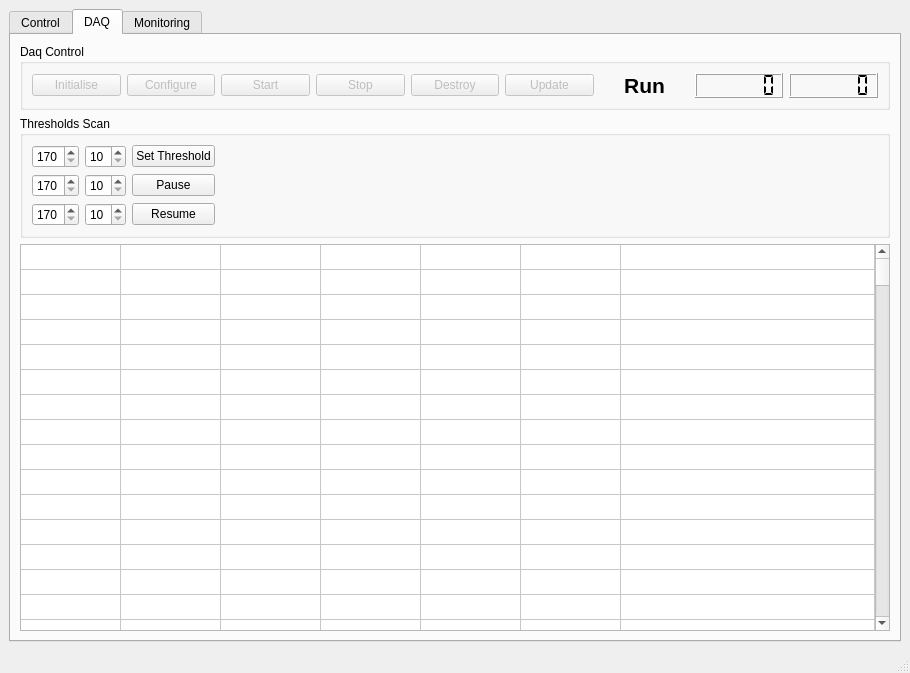
<?xml version="1.0" encoding="UTF-8"?>
<ui version="4.0">
 <class>MainWindow</class>
 <widget class="QMainWindow" name="MainWindow">
  <property name="geometry">
   <rect>
    <x>0</x>
    <y>0</y>
    <width>910</width>
    <height>673</height>
   </rect>
  </property>
  <property name="windowTitle">
   <string>Et un m3 , un !</string>
  </property>
  <widget class="QWidget" name="centralwidget">
   <layout class="QHBoxLayout" name="horizontalLayout">
    <item>
     <widget class="QTabWidget" name="tabWidget">
      <property name="currentIndex">
       <number>1</number>
      </property>
      <widget class="QWidget" name="Control">
       <attribute name="title">
        <string>Control</string>
       </attribute>
       <layout class="QGridLayout" name="gridLayout_3">
        <item row="0" column="0">
         <widget class="QGroupBox" name="groupBox">
          <property name="title">
           <string>DAQ configuration</string>
          </property>
          <layout class="QGridLayout" name="gridLayout_2">
           <item row="0" column="0" colspan="5">
            <spacer name="horizontalSpacer">
             <property name="orientation">
              <enum>Qt::Horizontal</enum>
             </property>
             <property name="sizeHint" stdset="0">
              <size>
               <width>713</width>
               <height>20</height>
              </size>
             </property>
            </spacer>
           </item>
           <item row="0" column="5" colspan="2">
            <widget class="QPushButton" name="pbQuit">
             <property name="text">
              <string>Quit</string>
             </property>
            </widget>
           </item>
           <item row="1" column="0">
            <widget class="QLineEdit" name="LEconfig">
             <property name="minimumSize">
              <size>
               <width>231</width>
               <height>0</height>
              </size>
             </property>
             <property name="text">
              <string>config_box</string>
             </property>
            </widget>
           </item>
           <item row="1" column="1">
            <widget class="QPushButton" name="PBCreateDaq">
             <property name="text">
              <string>Create DAQ</string>
             </property>
            </widget>
           </item>
           <item row="1" column="2">
            <widget class="QPushButton" name="PBDiscoverDNS">
             <property name="enabled">
              <bool>false</bool>
             </property>
             <property name="text">
              <string>ScanDNS</string>
             </property>
            </widget>
           </item>
           <item row="1" column="3">
            <widget class="QPushButton" name="PBDownloadDB">
             <property name="enabled">
              <bool>false</bool>
             </property>
             <property name="text">
              <string>Download DB</string>
             </property>
            </widget>
           </item>
           <item row="1" column="4" colspan="2">
            <widget class="QPushButton" name="PBInitialiseWriter">
             <property name="enabled">
              <bool>false</bool>
             </property>
             <property name="text">
              <string>Init Writing</string>
             </property>
            </widget>
           </item>
           <item row="1" column="6">
            <widget class="QPushButton" name="PBDiscover">
             <property name="enabled">
              <bool>false</bool>
             </property>
             <property name="text">
              <string>All in One</string>
             </property>
            </widget>
           </item>
          </layout>
         </widget>
        </item>
        <item row="1" column="0">
         <widget class="QGroupBox" name="groupBox_2">
          <property name="title">
           <string>Hosts managment</string>
          </property>
          <layout class="QHBoxLayout" name="horizontalLayout_5">
           <item>
            <widget class="QPushButton" name="PBRestartHost">
             <property name="text">
              <string>Restart Host</string>
             </property>
            </widget>
           </item>
           <item>
            <widget class="QPushButton" name="PBStartHost">
             <property name="text">
              <string>Start Host</string>
             </property>
            </widget>
           </item>
           <item>
            <widget class="QPushButton" name="PBStopHost">
             <property name="text">
              <string>Stop Host</string>
             </property>
            </widget>
           </item>
           <item>
            <widget class="QPushButton" name="PBStartRPI">
             <property name="text">
              <string>Start RPI</string>
             </property>
            </widget>
           </item>
           <item>
            <widget class="QPushButton" name="PBStopRPI">
             <property name="text">
              <string>Stop RPI</string>
             </property>
            </widget>
           </item>
           <item>
            <widget class="QPushButton" name="PBSynchronizeRPI">
             <property name="text">
              <string>Synchronize RPI</string>
             </property>
            </widget>
           </item>
          </layout>
         </widget>
        </item>
        <item row="2" column="0">
         <widget class="QGroupBox" name="groupBox_3">
          <property name="title">
           <string>LV Control</string>
          </property>
          <layout class="QHBoxLayout" name="horizontalLayout_3">
           <item>
            <widget class="QPushButton" name="PBLVOn">
             <property name="text">
              <string>LV On</string>
             </property>
            </widget>
           </item>
           <item>
            <spacer name="horizontalSpacer_5">
             <property name="orientation">
              <enum>Qt::Horizontal</enum>
             </property>
             <property name="sizeHint" stdset="0">
              <size>
               <width>291</width>
               <height>20</height>
              </size>
             </property>
            </spacer>
           </item>
           <item>
            <widget class="QPushButton" name="PBLVOff">
             <property name="text">
              <string>LV Off</string>
             </property>
            </widget>
           </item>
           <item>
            <spacer name="horizontalSpacer_6">
             <property name="orientation">
              <enum>Qt::Horizontal</enum>
             </property>
             <property name="sizeHint" stdset="0">
              <size>
               <width>290</width>
               <height>20</height>
              </size>
             </property>
            </spacer>
           </item>
          </layout>
         </widget>
        </item>
        <item row="3" column="0">
         <widget class="QGroupBox" name="groupBox_4">
          <property name="title">
           <string>HV Control</string>
          </property>
          <layout class="QGridLayout" name="gridLayout">
           <item row="0" column="0">
            <widget class="QLabel" name="label">
             <property name="text">
              <string>Channels</string>
             </property>
            </widget>
           </item>
           <item row="0" column="1">
            <widget class="QSpinBox" name="SBFirstHvChannel"/>
           </item>
           <item row="0" column="2">
            <widget class="QLabel" name="label_2">
             <property name="text">
              <string>to</string>
             </property>
            </widget>
           </item>
           <item row="0" column="3">
            <widget class="QSpinBox" name="SBLastHvChannel">
             <property name="minimum">
              <number>1</number>
             </property>
             <property name="maximum">
              <number>56</number>
             </property>
            </widget>
           </item>
           <item row="0" column="4" colspan="2">
            <spacer name="horizontalSpacer_4">
             <property name="orientation">
              <enum>Qt::Horizontal</enum>
             </property>
             <property name="sizeHint" stdset="0">
              <size>
               <width>385</width>
               <height>20</height>
              </size>
             </property>
            </spacer>
           </item>
           <item row="1" column="0">
            <widget class="QPushButton" name="PBSetVoltage">
             <property name="text">
              <string>Set Voltage</string>
             </property>
            </widget>
           </item>
           <item row="1" column="1" colspan="5">
            <spacer name="horizontalSpacer_2">
             <property name="orientation">
              <enum>Qt::Horizontal</enum>
             </property>
             <property name="sizeHint" stdset="0">
              <size>
               <width>524</width>
               <height>20</height>
              </size>
             </property>
            </spacer>
           </item>
           <item row="1" column="7">
            <widget class="QSpinBox" name="SBVoltage">
             <property name="maximum">
              <number>8000</number>
             </property>
             <property name="singleStep">
              <number>50</number>
             </property>
             <property name="value">
              <number>6500</number>
             </property>
            </widget>
           </item>
           <item row="2" column="0">
            <widget class="QPushButton" name="PBHVOn">
             <property name="text">
              <string>ON</string>
             </property>
            </widget>
           </item>
           <item row="2" column="1" colspan="5">
            <spacer name="horizontalSpacer_3">
             <property name="orientation">
              <enum>Qt::Horizontal</enum>
             </property>
             <property name="sizeHint" stdset="0">
              <size>
               <width>524</width>
               <height>20</height>
              </size>
             </property>
            </spacer>
           </item>
           <item row="2" column="6" colspan="2">
            <widget class="QPushButton" name="PBHVOff">
             <property name="text">
              <string>OFF</string>
             </property>
            </widget>
           </item>
           <item row="3" column="0">
            <widget class="QPushButton" name="PBHVDump">
             <property name="text">
              <string>Check</string>
             </property>
            </widget>
           </item>
           <item row="3" column="6" colspan="2">
            <widget class="QSlider" name="HSChannel">
             <property name="enabled">
              <bool>false</bool>
             </property>
             <property name="maximum">
              <number>50</number>
             </property>
             <property name="orientation">
              <enum>Qt::Horizontal</enum>
             </property>
            </widget>
           </item>
           <item row="4" column="0" colspan="5">
            <spacer name="horizontalSpacer_7">
             <property name="orientation">
              <enum>Qt::Horizontal</enum>
             </property>
             <property name="sizeHint" stdset="0">
              <size>
               <width>446</width>
               <height>20</height>
              </size>
             </property>
            </spacer>
           </item>
           <item row="4" column="5">
            <widget class="QLCDNumber" name="LCDChannel">
             <property name="font">
              <font>
               <pointsize>18</pointsize>
               <weight>75</weight>
               <bold>true</bold>
               <kerning>false</kerning>
              </font>
             </property>
             <property name="numDigits">
              <number>2</number>
             </property>
            </widget>
           </item>
           <item row="4" column="6">
            <widget class="QLCDNumber" name="LCDVoltage">
             <property name="font">
              <font>
               <pointsize>18</pointsize>
               <weight>75</weight>
               <bold>true</bold>
               <kerning>false</kerning>
              </font>
             </property>
            </widget>
           </item>
           <item row="4" column="7">
            <widget class="QLCDNumber" name="LCDCurrent">
             <property name="font">
              <font>
               <pointsize>18</pointsize>
               <weight>75</weight>
               <bold>true</bold>
               <kerning>false</kerning>
              </font>
             </property>
            </widget>
           </item>
          </layout>
         </widget>
        </item>
       </layout>
      </widget>
      <widget class="QWidget" name="DAQ">
       <attribute name="title">
        <string>DAQ</string>
       </attribute>
       <layout class="QVBoxLayout" name="verticalLayout">
        <item>
         <widget class="QGroupBox" name="groupBox_5">
          <property name="title">
           <string>Daq Control</string>
          </property>
          <layout class="QHBoxLayout" name="horizontalLayout_4">
           <item>
            <widget class="QPushButton" name="PBInitialise">
             <property name="enabled">
              <bool>false</bool>
             </property>
             <property name="text">
              <string>Initialise</string>
             </property>
            </widget>
           </item>
           <item>
            <widget class="QPushButton" name="PBConfigure">
             <property name="enabled">
              <bool>false</bool>
             </property>
             <property name="text">
              <string>Configure</string>
             </property>
            </widget>
           </item>
           <item>
            <widget class="QPushButton" name="PBStart">
             <property name="enabled">
              <bool>false</bool>
             </property>
             <property name="text">
              <string>Start</string>
             </property>
            </widget>
           </item>
           <item>
            <widget class="QPushButton" name="PBStop">
             <property name="enabled">
              <bool>false</bool>
             </property>
             <property name="text">
              <string>Stop</string>
             </property>
            </widget>
           </item>
           <item>
            <widget class="QPushButton" name="PBDestroy">
             <property name="enabled">
              <bool>false</bool>
             </property>
             <property name="text">
              <string>Destroy</string>
             </property>
            </widget>
           </item>
           <item>
            <widget class="QPushButton" name="PBUpdate">
             <property name="enabled">
              <bool>false</bool>
             </property>
             <property name="text">
              <string>Update</string>
             </property>
            </widget>
           </item>
           <item>
            <widget class="QLabel" name="label_3">
             <property name="font">
              <font>
               <pointsize>16</pointsize>
               <weight>75</weight>
               <bold>true</bold>
              </font>
             </property>
             <property name="text">
              <string>Run</string>
             </property>
             <property name="textFormat">
              <enum>Qt::AutoText</enum>
             </property>
             <property name="alignment">
              <set>Qt::AlignCenter</set>
             </property>
            </widget>
           </item>
           <item>
            <widget class="QLCDNumber" name="LCDRun">
             <property name="font">
              <font>
               <pointsize>18</pointsize>
               <weight>75</weight>
               <bold>true</bold>
               <kerning>false</kerning>
              </font>
             </property>
             <property name="lineWidth">
              <number>1</number>
             </property>
             <property name="numDigits">
              <number>6</number>
             </property>
             <property name="segmentStyle">
              <enum>QLCDNumber::Flat</enum>
             </property>
            </widget>
           </item>
           <item>
            <widget class="QLCDNumber" name="LCDEvent">
             <property name="font">
              <font>
               <pointsize>18</pointsize>
               <weight>75</weight>
               <bold>true</bold>
               <kerning>false</kerning>
              </font>
             </property>
             <property name="lineWidth">
              <number>1</number>
             </property>
             <property name="numDigits">
              <number>6</number>
             </property>
             <property name="segmentStyle">
              <enum>QLCDNumber::Flat</enum>
             </property>
            </widget>
           </item>
          </layout>
         </widget>
        </item>
        <item>
         <widget class="QGroupBox" name="groupBox_8">
          <property name="title">
           <string>Thresholds Scan</string>
          </property>
          <layout class="QGridLayout" name="gridLayout_5">
           <item row="0" column="0">
            <widget class="QSpinBox" name="SBTHR0L">
             <property name="minimum">
              <number>170</number>
             </property>
             <property name="maximum">
              <number>510</number>
             </property>
             <property name="singleStep">
              <number>10</number>
             </property>
            </widget>
           </item>
           <item row="0" column="1">
            <widget class="QSpinBox" name="SBTHR0STEP">
             <property name="minimum">
              <number>10</number>
             </property>
             <property name="maximum">
              <number>50</number>
             </property>
             <property name="singleStep">
              <number>10</number>
             </property>
            </widget>
           </item>
           <item row="0" column="2">
            <widget class="QPushButton" name="PBSetThresholds">
             <property name="text">
              <string>Set Threshold</string>
             </property>
            </widget>
           </item>
           <item row="0" column="3">
            <spacer name="horizontalSpacer_8">
             <property name="orientation">
              <enum>Qt::Horizontal</enum>
             </property>
             <property name="sizeHint" stdset="0">
              <size>
               <width>622</width>
               <height>20</height>
              </size>
             </property>
            </spacer>
           </item>
           <item row="1" column="0">
            <widget class="QSpinBox" name="SBTHR1L">
             <property name="minimum">
              <number>170</number>
             </property>
             <property name="maximum">
              <number>510</number>
             </property>
             <property name="singleStep">
              <number>10</number>
             </property>
            </widget>
           </item>
           <item row="1" column="1">
            <widget class="QSpinBox" name="SBTHR1STEP">
             <property name="minimum">
              <number>10</number>
             </property>
             <property name="maximum">
              <number>50</number>
             </property>
             <property name="singleStep">
              <number>10</number>
             </property>
            </widget>
           </item>
           <item row="1" column="2">
            <widget class="QPushButton" name="PBPause">
             <property name="text">
              <string>Pause</string>
             </property>
            </widget>
           </item>
           <item row="1" column="3">
            <spacer name="horizontalSpacer_9">
             <property name="orientation">
              <enum>Qt::Horizontal</enum>
             </property>
             <property name="sizeHint" stdset="0">
              <size>
               <width>622</width>
               <height>20</height>
              </size>
             </property>
            </spacer>
           </item>
           <item row="2" column="0">
            <widget class="QSpinBox" name="SBTHR2L">
             <property name="minimum">
              <number>170</number>
             </property>
             <property name="maximum">
              <number>510</number>
             </property>
             <property name="singleStep">
              <number>10</number>
             </property>
            </widget>
           </item>
           <item row="2" column="1">
            <widget class="QSpinBox" name="SBTHR2STEP">
             <property name="minimum">
              <number>10</number>
             </property>
             <property name="maximum">
              <number>50</number>
             </property>
             <property name="singleStep">
              <number>10</number>
             </property>
            </widget>
           </item>
           <item row="2" column="2">
            <widget class="QPushButton" name="PBResume">
             <property name="text">
              <string>Resume</string>
             </property>
            </widget>
           </item>
           <item row="2" column="3">
            <spacer name="horizontalSpacer_10">
             <property name="orientation">
              <enum>Qt::Horizontal</enum>
             </property>
             <property name="sizeHint" stdset="0">
              <size>
               <width>622</width>
               <height>20</height>
              </size>
             </property>
            </spacer>
           </item>
          </layout>
         </widget>
        </item>
        <item>
         <widget class="QTableWidget" name="TWDIF">
          <property name="font">
           <font>
            <pointsize>7</pointsize>
           </font>
          </property>
          <property name="rowCount">
           <number>255</number>
          </property>
          <attribute name="horizontalHeaderVisible">
           <bool>false</bool>
          </attribute>
          <attribute name="horizontalHeaderCascadingSectionResizes">
           <bool>true</bool>
          </attribute>
          <attribute name="horizontalHeaderDefaultSectionSize">
           <number>100</number>
          </attribute>
          <attribute name="horizontalHeaderHighlightSections">
           <bool>true</bool>
          </attribute>
          <attribute name="horizontalHeaderShowSortIndicator" stdset="0">
           <bool>true</bool>
          </attribute>
          <attribute name="horizontalHeaderStretchLastSection">
           <bool>true</bool>
          </attribute>
          <attribute name="verticalHeaderVisible">
           <bool>false</bool>
          </attribute>
          <attribute name="verticalHeaderDefaultSectionSize">
           <number>25</number>
          </attribute>
          <row/>
          <row/>
          <row/>
          <row/>
          <row/>
          <row/>
          <row/>
          <row/>
          <row/>
          <row/>
          <row/>
          <row/>
          <row/>
          <row/>
          <row/>
          <row/>
          <row/>
          <row/>
          <row/>
          <row/>
          <row/>
          <row/>
          <row/>
          <row/>
          <row/>
          <row/>
          <row/>
          <row/>
          <row/>
          <row/>
          <row/>
          <row/>
          <row/>
          <row/>
          <row/>
          <row/>
          <row/>
          <row/>
          <row/>
          <row/>
          <row/>
          <row/>
          <row/>
          <row/>
          <row/>
          <row/>
          <row/>
          <row/>
          <row/>
          <row/>
          <row/>
          <row/>
          <row/>
          <row/>
          <row/>
          <row/>
          <row/>
          <row/>
          <row/>
          <row/>
          <row/>
          <row/>
          <row/>
          <row/>
          <row/>
          <row/>
          <row/>
          <row/>
          <row/>
          <row/>
          <row/>
          <row/>
          <row/>
          <row/>
          <row/>
          <row/>
          <row/>
          <row/>
          <row/>
          <row/>
          <row/>
          <row/>
          <row/>
          <row/>
          <row/>
          <row/>
          <row/>
          <row/>
          <row/>
          <row/>
          <row/>
          <row/>
          <row/>
          <row/>
          <row/>
          <row/>
          <row/>
          <row/>
          <row/>
          <row/>
          <row/>
          <row/>
          <row/>
          <row/>
          <row/>
          <row/>
          <row/>
          <row/>
          <row/>
          <row/>
          <row/>
          <row/>
          <row/>
          <row/>
          <row/>
          <row/>
          <row/>
          <row/>
          <row/>
          <row/>
          <row/>
          <row/>
          <row/>
          <row/>
          <row/>
          <row/>
          <row/>
          <row/>
          <row/>
          <row/>
          <row/>
          <row/>
          <row/>
          <row/>
          <row/>
          <row/>
          <row/>
          <row/>
          <row/>
          <row/>
          <row/>
          <row/>
          <row/>
          <row/>
          <row/>
          <row/>
          <row/>
          <row/>
          <row/>
          <row/>
          <row/>
          <row/>
          <row/>
          <row/>
          <row/>
          <row/>
          <row/>
          <row/>
          <row/>
          <row/>
          <row/>
          <row/>
          <row/>
          <row/>
          <row/>
          <row/>
          <row/>
          <row/>
          <row/>
          <row/>
          <row/>
          <row/>
          <row/>
          <row/>
          <row/>
          <row/>
          <row/>
          <row/>
          <row/>
          <row/>
          <row/>
          <row/>
          <row/>
          <row/>
          <row/>
          <row/>
          <row/>
          <row/>
          <row/>
          <row/>
          <row/>
          <row/>
          <row/>
          <row/>
          <row/>
          <row/>
          <row/>
          <row/>
          <row/>
          <row/>
          <row/>
          <row/>
          <row/>
          <row/>
          <row/>
          <row/>
          <row/>
          <row/>
          <row/>
          <row/>
          <row/>
          <row/>
          <row/>
          <row/>
          <row/>
          <row/>
          <row/>
          <row/>
          <row/>
          <row/>
          <row/>
          <row/>
          <row/>
          <row/>
          <row/>
          <row/>
          <row/>
          <row/>
          <row/>
          <row/>
          <row/>
          <row/>
          <row/>
          <row/>
          <row/>
          <row/>
          <row/>
          <row/>
          <row/>
          <row/>
          <row/>
          <row/>
          <row/>
          <row/>
          <row/>
          <row/>
          <row/>
          <row/>
          <row/>
          <row/>
          <row/>
          <row/>
          <row/>
          <row/>
          <row/>
          <column>
           <property name="text">
            <string>DIF</string>
           </property>
          </column>
          <column>
           <property name="text">
            <string>SLC</string>
           </property>
          </column>
          <column>
           <property name="text">
            <string>GTC</string>
           </property>
          </column>
          <column>
           <property name="text">
            <string>BCID</string>
           </property>
          </column>
          <column>
           <property name="text">
            <string>Bytes read</string>
           </property>
          </column>
          <column>
           <property name="text">
            <string>hosts</string>
           </property>
          </column>
          <column>
           <property name="text">
            <string>Status</string>
           </property>
          </column>
         </widget>
        </item>
       </layout>
      </widget>
      <widget class="QWidget" name="tab">
       <attribute name="title">
        <string>Monitoring</string>
       </attribute>
       <layout class="QHBoxLayout" name="horizontalLayout_2">
        <item>
         <widget class="QGroupBox" name="gbHisto">
          <property name="title">
           <string>Histograms</string>
          </property>
          <layout class="QHBoxLayout" name="horizontalLayout_6">
           <item>
            <widget class="QTreeWidget" name="tvHistos">
             <property name="sizePolicy">
              <sizepolicy hsizetype="Minimum" vsizetype="Minimum">
               <horstretch>0</horstretch>
               <verstretch>0</verstretch>
              </sizepolicy>
             </property>
             <column>
              <property name="text">
               <string notr="true">1</string>
              </property>
             </column>
            </widget>
           </item>
           <item>
            <widget class="QFrame" name="frame">
             <property name="frameShape">
              <enum>QFrame::StyledPanel</enum>
             </property>
             <property name="frameShadow">
              <enum>QFrame::Raised</enum>
             </property>
             <layout class="QVBoxLayout" name="verticalLayout_2">
              <item>
               <widget class="QPushButton" name="pbRefresh">
                <property name="text">
                 <string>Refresh List</string>
                </property>
               </widget>
              </item>
              <item>
               <widget class="QGroupBox" name="groupBox_6">
                <property name="title">
                 <string>2D Options</string>
                </property>
                <layout class="QHBoxLayout" name="horizontalLayout_7">
                 <item>
                  <widget class="QComboBox" name="cb2DOptions">
                   <item>
                    <property name="text">
                     <string>NONE</string>
                    </property>
                   </item>
                   <item>
                    <property name="text">
                     <string>COLZ</string>
                    </property>
                   </item>
                   <item>
                    <property name="text">
                     <string>LEGO2</string>
                    </property>
                   </item>
                   <item>
                    <property name="text">
                     <string>TEXT</string>
                    </property>
                   </item>
                  </widget>
                 </item>
                </layout>
               </widget>
              </item>
              <item>
               <widget class="QGroupBox" name="groupBox_7">
                <property name="title">
                 <string>Efficiency</string>
                </property>
                <layout class="QGridLayout" name="gridLayout_4">
                 <item row="1" column="0" colspan="3">
                  <widget class="QPushButton" name="pbGetEff">
                   <property name="text">
                    <string>Draw</string>
                   </property>
                  </widget>
                 </item>
                 <item row="0" column="2">
                  <widget class="QSpinBox" name="sbPlane"/>
                 </item>
                 <item row="0" column="1">
                  <widget class="QLabel" name="label_5">
                   <property name="text">
                    <string>Plane</string>
                   </property>
                  </widget>
                 </item>
                </layout>
               </widget>
              </item>
              <item>
               <spacer name="verticalSpacer">
                <property name="orientation">
                 <enum>Qt::Vertical</enum>
                </property>
                <property name="sizeHint" stdset="0">
                 <size>
                  <width>20</width>
                  <height>363</height>
                 </size>
                </property>
               </spacer>
              </item>
             </layout>
            </widget>
           </item>
          </layout>
         </widget>
        </item>
       </layout>
      </widget>
     </widget>
    </item>
   </layout>
  </widget>
  <widget class="QMenuBar" name="menubar">
   <property name="geometry">
    <rect>
     <x>0</x>
     <y>0</y>
     <width>910</width>
     <height>19</height>
    </rect>
   </property>
  </widget>
  <widget class="QStatusBar" name="statusbar"/>
 </widget>
 <resources/>
 <connections/>
</ui>
